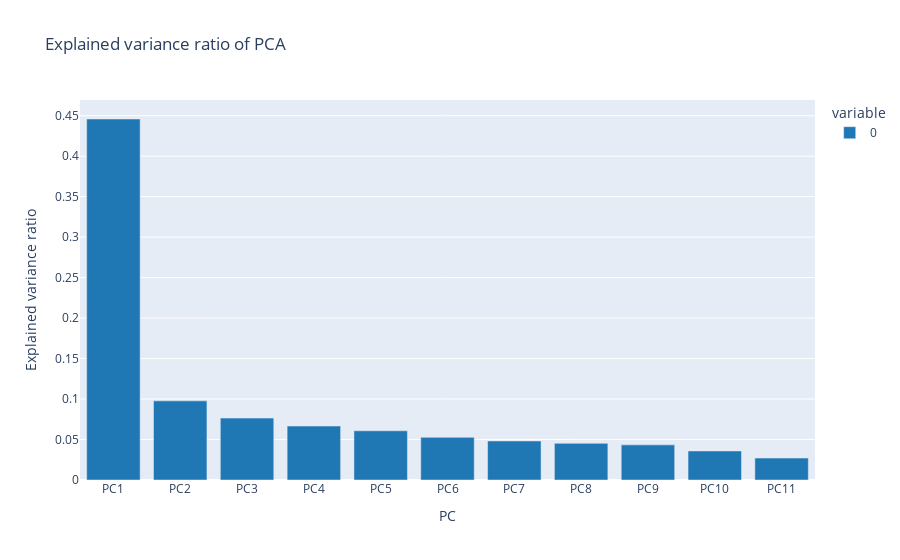

Notebook source saved alongside this figure:
### Code cell
# run pca on data_selection

pca = PCA()
pca.fit(data_norm)
pca_expl = pd.Series(pca.explained_variance_ratio_)
pca_expl.index = ['PC'+str(i+1) for i in range(len(pca_expl))]
px.bar(pca_expl, title='Explained variance ratio of PCA', labels={'value':'Explained variance ratio', 'index':'PC'}, color_discrete_sequence=['#1f77b4'])

### Figure 1 — Plotly figure (JSON) as saved in the notebook; plotly's stock layout.template omitted (floating-point values rounded to 4 significant figures)
{"data": [{"alignmentgroup": "True", "hovertemplate": "variable=0<br>PC=%{x}<br>Explained variance ratio=%{y}<extra></extra>", "legendgroup": "0", "marker": {"color": "#1f77b4", "pattern": {"shape": ""}}, "name": "0", "offsetgroup": "0", "orientation": "v", "showlegend": true, "textposition": "auto", "type": "bar", "x": ["PC1", "PC2", "PC3", "PC4", "PC5", "PC6", "PC7", "PC8", "PC9", "PC10", "PC11"], "xaxis": "x", "y": [0.4459, 0.09775, 0.07645, 0.06663, 0.06077, 0.05268, 0.0482, 0.04525, 0.0434, 0.03584, 0.02712], "yaxis": "y"}], "layout": {"barmode": "relative", "legend": {"title": {"text": "variable"}, "tracegroupgap": 0}, "title": {"text": "Explained variance ratio of PCA"}, "xaxis": {"anchor": "y", "domain": [0, 1], "title": {"text": "PC"}}, "yaxis": {"anchor": "x", "domain": [0, 1], "title": {"text": "Explained variance ratio"}}}}
